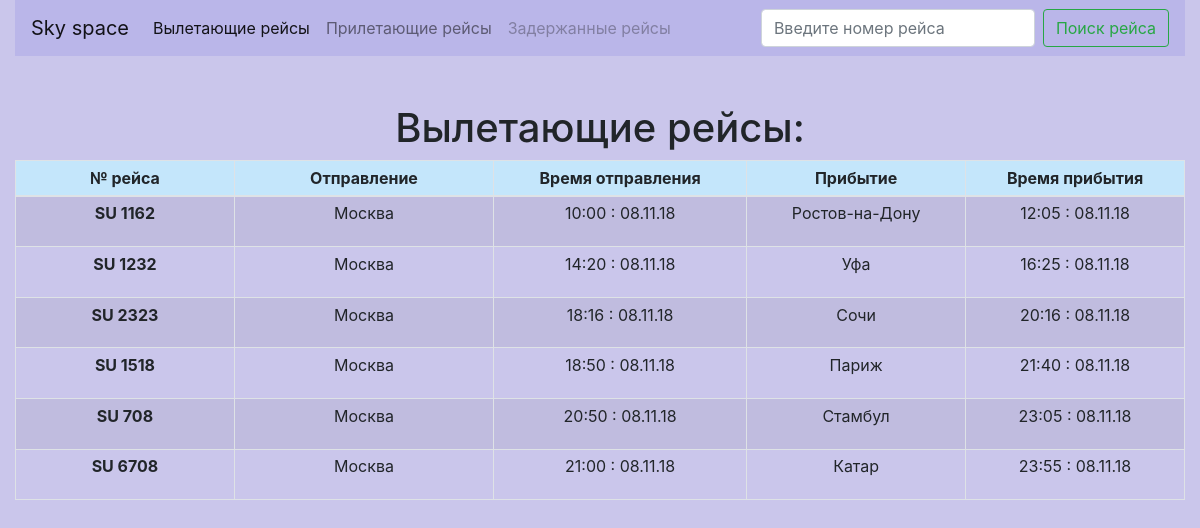
The page /sending/ on the database its author committed.
### arriving/models.py (models this page shows, shortened)
class Arriving(models.Model):
	boardNumber = models.CharField(max_length=150, db_index=True)
	from_at = models.CharField(max_length=150, db_index=True)
	startTime = models.CharField(max_length=150, db_index=True)
	to = models.CharField(max_length=150, db_index=True)
	endTime = models.CharField(max_length=150, db_index=True)
	status = models.CharField(max_length=150, db_index=True)

### sending/views.py (the view)
# urls.py: path('sending/', include('sending.urls')),
def sending(request):
	posts = Arriving.objects.filter(status__iexact='departure')
	return render(request, 'sending/sending_html.html', context = {'posts': posts})

### sending/templates/sending/sending_html.html
{% extends "base.html" %}
{% block content %}
  <center><p class="h1">Вылетающие рейсы:</p></center>
<table class="table table-bordered table-striped table-sm">
  <thead>
    <tr style="background-color: #C4E6FB;">
      <th style="width: 100px; vertical-align: middle;"><center>№ рейса</center></th>
       <th style="width: 100px; vertical-align: middle;"><center>Отправление</center></th>
      <th style="width: 100px; vertical-align: middle; "><center>Время отправления</center></th>
       <th style="width: 100px; vertical-align: middle; "><center>Прибытие</center></th>
     <th style="width: 100px; vertical-align: middle;"><center>Время прибытия</center></th>
    </tr>
  </thead>
  <tbody >
	{% for post in posts %}
    <tr class="active">
      <th scope="row"><center><p>{{post.boardNumber}}</p></center></th>
      <td><center><p>{{post.from_at}}</p></center></td>
      <td><center><p>{{post.startTime}}</p></center></td>
      <td><center><p>{{post.to}}</p></center></td>
      <td><center><p>{{post.endTime}}</p></center></td>
    </tr>
	{%endfor%}
  </tbody>
</table>
{% endblock %}

### templates/base.html (shortened to what this page needs)
<!DOCTYPE html>
<html lang="en">
<head>
    <link rel="stylesheet" href="https://stackpath.bootstrapcdn.com/bootstrap/4.1.3/css/bootstrap.min.css">
    {% load staticfiles %}
</head>
<body style=" background-color: #CAC6EBFF ">
    <div class="container-fluid">
        <nav class="navbar navbar-expand-lg navbar-light" style="background-color: #BAB6E9;">
            <a class="navbar-brand" href="/">Sky space</a>
            <div class="collapse navbar-collapse" id="navbarSupportedContent">
                <ul class="navbar-nav mr-auto">
                    <li class="nav-item active">
                        <a class="nav-link" href="{% url 'sending' %}">Вылетающие рейсы </a>
                    </li>
                    <li class="nav-item">
                        <a class="nav-link" href="{% url 'arriving' %}">Прилетающие рейсы</a>
                    </li>
                    <li class="nav-item">
                        <a class="nav-link disabled" href="{% url 'the_detainees' %}">Задержанные рейсы</a>
                    </li>
                </ul>
                <form class="form-inline my-2 my-lg-0" action="{% url 'posts_list_url' %}">
                    <input class="form-control mr-sm-2" type="search" placeholder="Введите номер рейса" aria-label="Search" name='search'>
                    <button class="btn btn-outline-success my-2 my-sm-0" type="submit">Поиск рейса</button>
                </form>
            </div>
        </nav>
        <br>
        <br>
                    {% block content %}
                    {% endblock %}
</body>
</html>

### rows shown on the page
Arriving: boardNumber "SU 1162", from_at "Москва", startTime "10:00 : 08.11.18", to "Ростов-на-Дону", endTime "12:05 : 08.11.18"
Arriving: boardNumber "SU 1232", from_at "Москва", startTime "14:20 : 08.11.18", to "Уфа", endTime "16:25 : 08.11.18"
Arriving: boardNumber "SU 2323", from_at "Москва", startTime "18:16 : 08.11.18", to "Сочи", endTime "20:16 : 08.11.18"
Arriving: boardNumber "SU 1518", from_at "Москва", startTime "18:50 : 08.11.18", to "Париж", endTime "21:40 : 08.11.18"
Arriving: boardNumber "SU 708", from_at "Москва", startTime "20:50 : 08.11.18", to "Стамбул", endTime "23:05 : 08.11.18"
Arriving: boardNumber "SU 6708", from_at "Москва", startTime "21:00 : 08.11.18", to "Катар", endTime "23:55 : 08.11.18"
